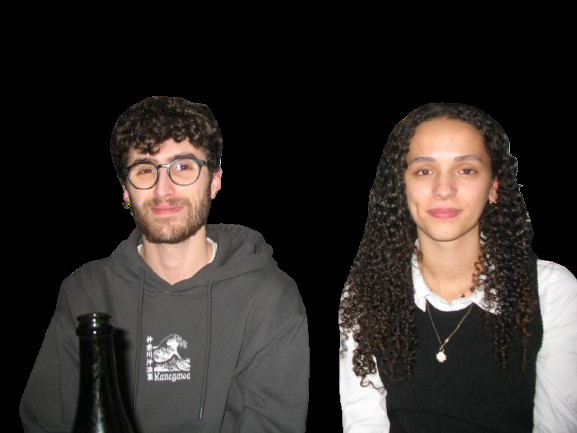
#> input picture images/imageRef.png, 577 x 433 px, found by its file name
$ python color.py
#> lines starting #> are read from the running program, lines starting #| are printed output that depends on the picture; after the words box and inside, x2 and y2 are one past the last pixel; in counts of white or black regions, pixels touching at a corner belong together
import cv2
import numpy as np
import os

# Charger l'image PNG avec canal alpha
image = cv2.imread("images/imageRef.png", cv2.IMREAD_UNCHANGED)
#> image is the input picture: shape (433, 577, 4); mean B, G, R, A 41.5, 44.7, 50, 126.1

# Vérifier si l'image a un canal alpha
if image is None:
    print("L'image n'a pas pu être chargée. Vérifiez le chemin du fichier.")
else:
    print("Dimensions de l'image :", image.shape)
#| Dimensions de l'image : (433, 577, 4)
    if image.shape[2] == 4:  # RGBA
        # Séparer les canaux B, G, R et Alpha
        b, g, r, alpha = cv2.split(image)
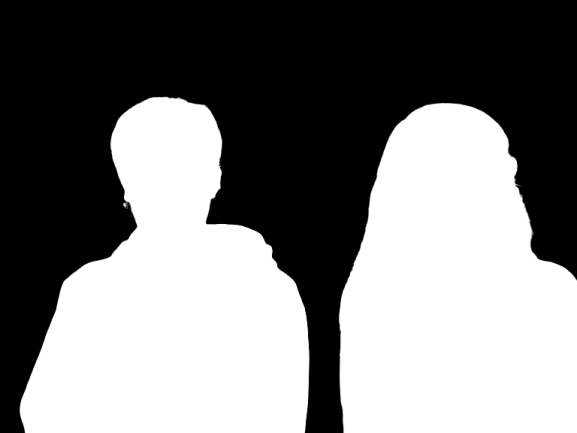
#> alpha: shape (433, 577); min 0, max 255, mean 126.1

        # Créer un masque pour les pixels transparents (alpha == 0)
        transparent_mask = (alpha == 0)  # Pixels où l'alpha est à 0
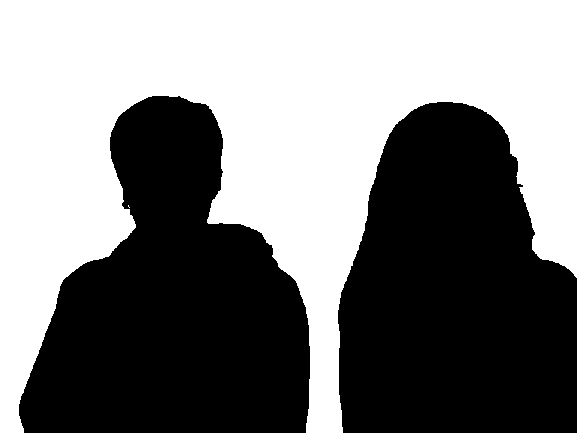
#> transparent_mask: shape (433, 577) bool; 50% white; 2 white regions (1 under 20 px), largest, box (x1, y1, x2, y2) and area: (0, 0, 577, 433) 124815

        # Créer le dossier "couleur" s'il n'existe pas
        output_folder = "images/couleur/input"
        os.makedirs(output_folder, exist_ok=True)

        # Générer 64 couleurs couvrant tout le spectre
        colors = [
            (int(r), int(g), int(b))
            for r in np.linspace(0, 255, 5)  # Rouge : 4 valeurs (0, 85, 170, 255)
            for g in np.linspace(0, 255, 5)  # Vert : 4 valeurs (0, 85, 170, 255)
            for b in np.linspace(0, 255, 5)  # Bleu : 4 valeurs (0, 85, 170, 255)
        ]
#> colors = 125 items, first 6: (0, 0, 0), (0, 0, 63), (0, 0, 127), (0, 0, 191), (0, 0, 255), (0, 63, 0)


        # Boucle pour appliquer chaque couleur et sauvegarder l'image
        for i, color in enumerate(colors):
            # Copier les canaux d'origine pour éviter de modifier directement
            b_copy, g_copy, r_copy, alpha_copy = b.copy(), g.copy(), r.copy(), alpha.copy()

            # Appliquer la couleur de remplacement aux pixels transparents
            b_copy[transparent_mask] = color[2]  # Bleu
            g_copy[transparent_mask] = color[1]  # Vert
            r_copy[transparent_mask] = color[0]  # Rouge

            # Rendre ces pixels opaques dans le canal alpha
            alpha_copy[transparent_mask] = 255

            # Fusionner les canaux pour reformer l'image
            image_colored = cv2.merge((b_copy, g_copy, r_copy, alpha_copy))

            # Sauvegarder l'image avec un nom unique
            output_path = os.path.join(output_folder, f"image{i}.png")
            cv2.imwrite(output_path, image_colored)
#> this loop made 125 passes
#> color on passes 1 to 12: (0, 0, 0), (0, 0, 63), (0, 0, 127), (0, 0, 191), (0, 0, 255), (0, 63, 0), (0, 63, 63), (0, 63, 127), (0, 63, 191), (0, 63, 255), (0, 127, 0), (0, 127, 63)
#> pass 3, `image_colored = cv2.merge((b_copy, g_copy, r_copy, alpha_copy))`:
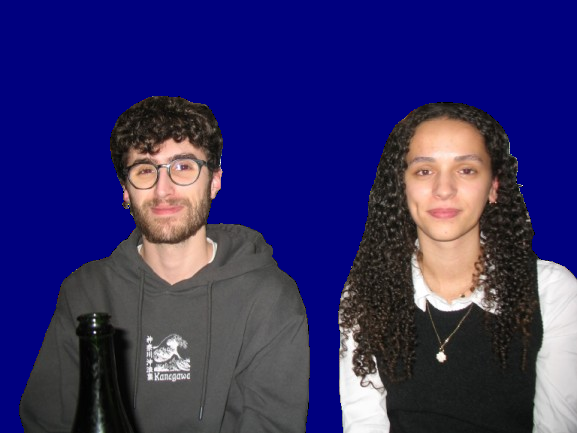
#> image_colored: shape (433, 577, 4); mean of channels 0, 1, 2, 3 104.9, 44.7, 50, 253.4; drawn as B, G, R
#> after the loop:
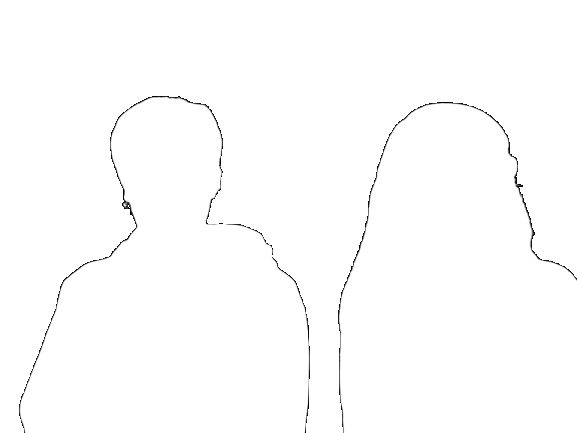
#> alpha_copy: shape (433, 577); min 1, max 255, mean 253.4
#> after the loop:
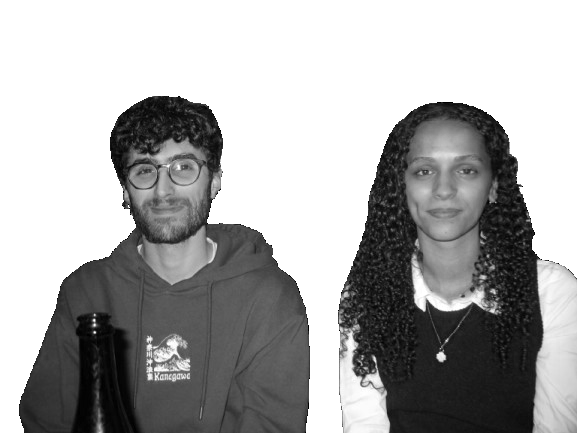
#> b_copy: shape (433, 577); min 0, max 255, mean 168.8
#> after the loop:
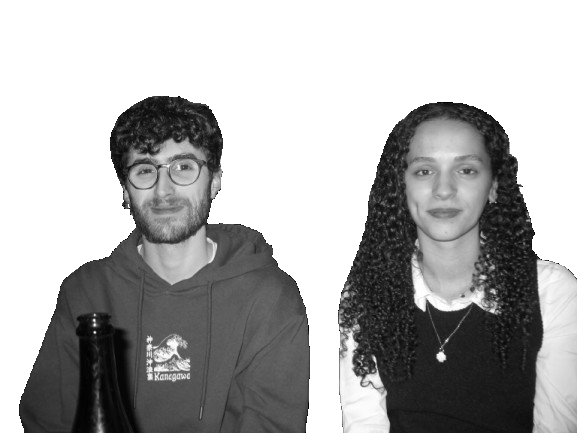
#> g_copy: shape (433, 577); min 0, max 255, mean 172.1
#> after the loop:
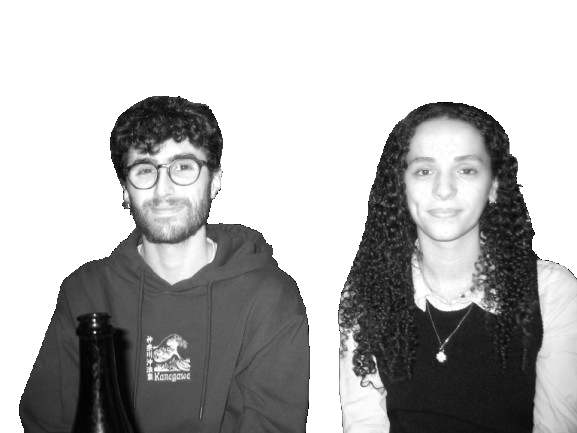
#> r_copy: shape (433, 577); min 0, max 255, mean 177.4

        print(f"{len(colors)} images sauvegardées dans le dossier '{output_folder}'")
#| 125 images sauvegardées dans le dossier 'images/couleur/input'
    else:
        print("L'image ne contient pas de canal alpha.")
